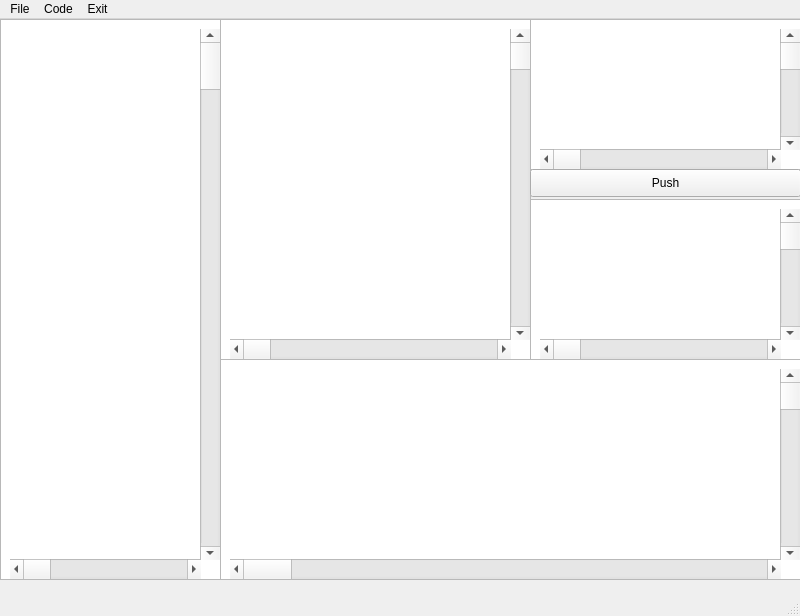
<?xml version="1.0" encoding="UTF-8"?>
<ui version="4.0">
 <class>MainWindow</class>
 <widget class="QMainWindow" name="MainWindow">
  <property name="geometry">
   <rect>
    <x>0</x>
    <y>0</y>
    <width>800</width>
    <height>616</height>
   </rect>
  </property>
  <property name="windowTitle">
   <string>MainWindow</string>
  </property>
  <widget class="QWidget" name="centralwidget">
   <widget class="QTreeView" name="gitTree">
    <property name="geometry">
     <rect>
      <x>0</x>
      <y>0</y>
      <width>221</width>
      <height>561</height>
     </rect>
    </property>
   </widget>
   <widget class="QPlainTextEdit" name="commitMsg">
    <property name="geometry">
     <rect>
      <x>530</x>
      <y>0</y>
      <width>271</width>
      <height>151</height>
     </rect>
    </property>
   </widget>
   <widget class="QTextBrowser" name="workTree">
    <property name="geometry">
     <rect>
      <x>220</x>
      <y>0</y>
      <width>311</width>
      <height>341</height>
     </rect>
    </property>
   </widget>
   <widget class="QTextBrowser" name="showDiff">
    <property name="geometry">
     <rect>
      <x>220</x>
      <y>340</y>
      <width>581</width>
      <height>221</height>
     </rect>
    </property>
   </widget>
   <widget class="QScrollBar" name="gitTreeHorizontalScrollBar">
    <property name="geometry">
     <rect>
      <x>10</x>
      <y>540</y>
      <width>191</width>
      <height>20</height>
     </rect>
    </property>
    <property name="orientation">
     <enum>Qt::Horizontal</enum>
    </property>
   </widget>
   <widget class="QScrollBar" name="gitTreeVerticalScrollBar">
    <property name="geometry">
     <rect>
      <x>200</x>
      <y>10</y>
      <width>20</width>
      <height>531</height>
     </rect>
    </property>
    <property name="orientation">
     <enum>Qt::Vertical</enum>
    </property>
   </widget>
   <widget class="QScrollBar" name="horizontalScrollBar_2">
    <property name="geometry">
     <rect>
      <x>230</x>
      <y>320</y>
      <width>281</width>
      <height>20</height>
     </rect>
    </property>
    <property name="orientation">
     <enum>Qt::Horizontal</enum>
    </property>
   </widget>
   <widget class="QScrollBar" name="verticalScrollBar_2">
    <property name="geometry">
     <rect>
      <x>510</x>
      <y>10</y>
      <width>20</width>
      <height>311</height>
     </rect>
    </property>
    <property name="orientation">
     <enum>Qt::Vertical</enum>
    </property>
   </widget>
   <widget class="QScrollBar" name="horizontalScrollBar_3">
    <property name="geometry">
     <rect>
      <x>230</x>
      <y>540</y>
      <width>551</width>
      <height>20</height>
     </rect>
    </property>
    <property name="orientation">
     <enum>Qt::Horizontal</enum>
    </property>
   </widget>
   <widget class="QScrollBar" name="verticalScrollBar_3">
    <property name="geometry">
     <rect>
      <x>780</x>
      <y>350</y>
      <width>20</width>
      <height>191</height>
     </rect>
    </property>
    <property name="orientation">
     <enum>Qt::Vertical</enum>
    </property>
   </widget>
   <widget class="QScrollBar" name="horizontalScrollBar_4">
    <property name="geometry">
     <rect>
      <x>540</x>
      <y>130</y>
      <width>241</width>
      <height>20</height>
     </rect>
    </property>
    <property name="orientation">
     <enum>Qt::Horizontal</enum>
    </property>
   </widget>
   <widget class="QScrollBar" name="verticalScrollBar_4">
    <property name="geometry">
     <rect>
      <x>780</x>
      <y>10</y>
      <width>20</width>
      <height>121</height>
     </rect>
    </property>
    <property name="orientation">
     <enum>Qt::Vertical</enum>
    </property>
   </widget>
   <widget class="QPushButton" name="addMsg">
    <property name="geometry">
     <rect>
      <x>530</x>
      <y>150</y>
      <width>271</width>
      <height>28</height>
     </rect>
    </property>
    <property name="text">
     <string>Push</string>
    </property>
   </widget>
   <widget class="QTextBrowser" name="gitLogMsg">
    <property name="geometry">
     <rect>
      <x>530</x>
      <y>180</y>
      <width>271</width>
      <height>161</height>
     </rect>
    </property>
   </widget>
   <widget class="QScrollBar" name="horizontalScrollBar_5">
    <property name="geometry">
     <rect>
      <x>540</x>
      <y>320</y>
      <width>241</width>
      <height>20</height>
     </rect>
    </property>
    <property name="orientation">
     <enum>Qt::Horizontal</enum>
    </property>
   </widget>
   <widget class="QScrollBar" name="verticalScrollBar_5">
    <property name="geometry">
     <rect>
      <x>780</x>
      <y>190</y>
      <width>20</width>
      <height>131</height>
     </rect>
    </property>
    <property name="orientation">
     <enum>Qt::Vertical</enum>
    </property>
   </widget>
  </widget>
  <widget class="QMenuBar" name="menubar">
   <property name="geometry">
    <rect>
     <x>0</x>
     <y>0</y>
     <width>800</width>
     <height>26</height>
    </rect>
   </property>
   <widget class="QMenu" name="menuFile">
    <property name="title">
     <string>File</string>
    </property>
    <addaction name="actionNew"/>
    <addaction name="actionOpen_Git_Repository"/>
    <addaction name="actionGit_Config"/>
    <addaction name="actionExecute_Command"/>
   </widget>
   <widget class="QMenu" name="menuExit">
    <property name="title">
     <string>Exit</string>
    </property>
    <addaction name="actionExit"/>
   </widget>
   <widget class="QMenu" name="menuCode">
    <property name="title">
     <string>Code</string>
    </property>
    <addaction name="actionPull"/>
    <addaction name="actionPush"/>
   </widget>
   <addaction name="menuFile"/>
   <addaction name="menuCode"/>
   <addaction name="menuExit"/>
  </widget>
  <widget class="QStatusBar" name="statusBar"/>
  <action name="actionNew">
   <property name="text">
    <string>New Git Repository</string>
   </property>
  </action>
  <action name="actionOpen_Git_Repository">
   <property name="text">
    <string>Open Git Repository</string>
   </property>
  </action>
  <action name="actionGit_Config">
   <property name="text">
    <string>Git Config</string>
   </property>
  </action>
  <action name="actionExit">
   <property name="text">
    <string>Exit</string>
   </property>
  </action>
  <action name="actionExecute_Command">
   <property name="text">
    <string>Execute Command</string>
   </property>
  </action>
  <action name="actionPull">
   <property name="text">
    <string>Pull</string>
   </property>
  </action>
  <action name="actionPush">
   <property name="text">
    <string>Push</string>
   </property>
  </action>
 </widget>
 <resources/>
 <connections/>
</ui>
